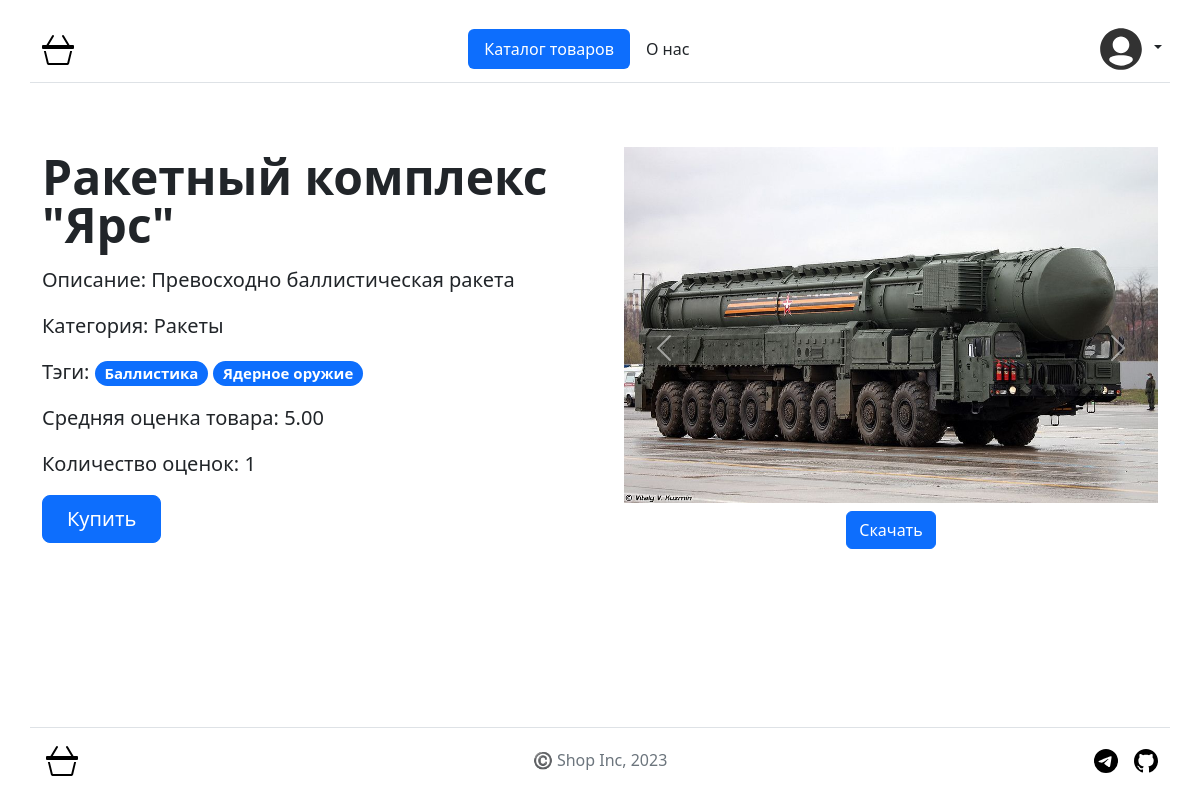
Screenshot of /catalog/7/ with the database file from the repository.
### catalog/models.py (models this page shows, shortened)
class Item(core.models.AbstractNameTextModel):
    objects = catalog.managers.ItemManager()
    text = RichTextField(
        verbose_name='описание',
        help_text='Введите описание',
        validators=[
            catalog.validators.ValidateMustContain(
                *settings.NESSESARY_TEXT_WORDS
            ),
        ],
    )
    category = django.db.models.ForeignKey(
        Category,
        verbose_name='категория',
        on_delete=django.db.models.CASCADE,
        related_name='catalog_items',
        help_text='Категория, к которой принадлежит товар',
    )
    tags = django.db.models.ManyToManyField(
        Tag,
        verbose_name='тэги',
        related_name='catalog_items',
        help_text='Тэги товара',
    )
    is_on_main = django.db.models.BooleanField(
        verbose_name='на главной',
        help_text='Отображать ли товар на главной странице',
        default=False,
    )
    created_at = django.db.models.DateField(
        auto_now_add=True,
        verbose_name='дата создания',
        help_text='Дата создания товара',
    )
    updated_at = django.db.models.DateField(
        auto_now=True,
        verbose_name='дата изменения',
        help_text='Дата изменения товара',
    )
    class Meta:
        verbose_name = 'товар'
        verbose_name_plural = 'товары'
        db_table = 'catalog_item'
    def image_thumb(self):
        """вывод изображения"""
        if self.main_image:
            return mark_safe(
                f'<img src="{self.main_image.get_image_50x50().url}">'
            )
        return 'Нет изображения'
    image_thumb.short_description = 'картинка'

class ImageToItem(core.models.AbstractImageModel):
    item = django.db.models.OneToOneField(
        Item,
        verbose_name='превью',
        related_name='main_image',
        on_delete=django.db.models.CASCADE,
        help_text='Главное изображение для товара',
    )
    class Meta:
        verbose_name = 'главное изображение'
        verbose_name_plural = 'главные изображения'
        db_table = 'catalog_image'

class Category(
    core.models.AbstractNameTextModel,
    core.models.AbstractSlugModel,
    core.models.AbstractKeywordModel,
):
    weight = django.db.models.PositiveSmallIntegerField(
        verbose_name='вес',
        help_text=(
            'Введите вес товара (положительное целое число от 1 до 32767)'
        ),
        validators=[
            django.core.validators.MaxValueValidator(32767),
            django.core.validators.MinValueValidator(1),
        ],
        default=100,
    )
    class Meta:
        verbose_name = 'категория'
        verbose_name_plural = 'категории'
        db_table = 'catalog_category'

class Tag(
    core.models.AbstractNameTextModel,
    core.models.AbstractSlugModel,
    core.models.AbstractKeywordModel,
):
    class Meta:
        verbose_name = 'тэг'
        verbose_name_plural = 'тэги'
        db_table = 'catalog_tag'

### catalog/views.py (the view, shortened to what this page needs)
class ItemDetailView(FormMixin, DetailView):
    model = catalog.models.Item
    form_model = rating.models.Rating
    template_name = 'catalog/detail.html'
    context_object_name = 'item'
    form_class = rating.forms.RatingForm
    queryset = catalog.models.Item.objects.get_published_items()
    def get_context_data(self, *args, **kwargs) -> dict:
        context = super().get_context_data(*args, **kwargs)
        sum_grades, number = 0, 0
        item_grades = rating.models.Rating.objects.filter(
            item_id=self.kwargs['pk']
        ).select_related('user').only('grade', 'user__id')
        for grade in item_grades:
            sum_grades += grade.grade
            number += 1
            if self.request.user.id == grade.user.id:
                context['user_grade'] = grade
        context['number'] = number
        if number == 0:
            context['average'] = 0
        else:
            context['average'] = sum_grades / number
        return context

### users/context_processors.py (called while the page is built)
def users_with_birthdays(request: HttpRequest) -> dict:
    try:
        today_user_datetime = datetime.datetime.now(pytz.timezone(
            request.COOKIES.get('django_timezone')
        ))
    except Exception:
        today_user_datetime = datetime.datetime.now()
    birthday_users = ShopUser.objects.filter(
        profile__birthday__month=today_user_datetime.month,
        profile__birthday__day=today_user_datetime.day,
        is_active=True
    ).only('email', 'first_name')
    return {'birthday_users': birthday_users}

### templates/catalog/detail.html (shortened to what this page needs)
{% extends "base.html" %}
{% load static %}
{% load widget_tweaks %}
{% block content %}
  <div class="container col-xxl-8">
    <div class="row flex-lg-row-reverse align-items-center g-5 py-5">
      <div class="col-10 col-sm-8 col-lg-6">
        <div id="carouselExampleIndicators" class="carousel slide" data-bs-ride="carousel">
          <div class="carousel-inner">
            <div class="carousel-item active">
              <div class="d-flex flex-column align-items-center gap-2">
                <img src="{{ item.main_image.image.url }}" class="d-block w-100 img" alt="..." />
                <a href="{% url 'download:download_image' item.main_image.image.url %}" class="btn btn-primary">Скачать</a>
              </div>
            </div>
          </div>
          <button class="carousel-control-prev" type="button" data-bs-target="#carouselExampleIndicators" data-bs-slide="prev">
              <span class="carousel-control-prev-icon" aria-hidden="true"></span>
          </button>
          <button class="carousel-control-next" type="button" data-bs-target="#carouselExampleIndicators" data-bs-slide="next">
              <span class="carousel-control-next-icon" aria-hidden="true"></span>
          </button>
        </div>
    </div>
      <div class="col-lg-6">
        <h3 class="display-5 fw-bold lh-1 mb-3">{{ item.name }}</h3>
        <p class="lead">Описание: {{ item.text|safe }}</p>
        <p class="lead">Категория: {{ item.category.name }}</p>
        <p class="lead">Тэги:
          {% for tag in item.tags.all %}
            <span class="badge rounded-pill text-bg-primary">{{ tag.name }}</span>
          {% endfor %}
        </p>
        <div>
          {% if number %}
              <p class="lead">Средняя оценка товара: {{ average|floatformat:2 }}</p>
              <p class="lead">Количество оценок: {{ number }}</p>
          {% endif %}
          <div class="d-grid gap-2 d-md-flex justify-content-md-start">
            <a class="btn btn-primary btn-lg px-4 me-md-2">Купить</a>
          </div>
       </div>
      </div>
    </div>
  </div>
{% endblock content %}

### rows the page displays
Item: main_image.image (picture), name "Ракетный комплекс \"Ярс\"", text "Превосходно баллистическая ракета", category.name "Ракеты"
Tag: name "Баллистика"
Tag: name "Ядерное оружие"

### other values shown
{{ average|floatformat:2 }} "5.00"
{{ number }} "1"
